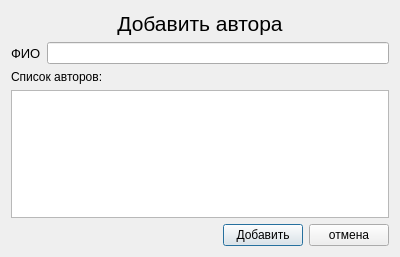
<?xml version="1.0" encoding="UTF-8"?>
<ui version="4.0">
 <class>Dialog</class>
 <widget class="QDialog" name="Dialog">
  <property name="geometry">
   <rect>
    <x>0</x>
    <y>0</y>
    <width>400</width>
    <height>257</height>
   </rect>
  </property>
  <property name="sizePolicy">
   <sizepolicy hsizetype="Fixed" vsizetype="Fixed">
    <horstretch>0</horstretch>
    <verstretch>0</verstretch>
   </sizepolicy>
  </property>
  <property name="maximumSize">
   <size>
    <width>400</width>
    <height>257</height>
   </size>
  </property>
  <property name="windowTitle">
   <string>Dialog</string>
  </property>
  <layout class="QVBoxLayout" name="verticalLayout_2">
   <item>
    <layout class="QVBoxLayout" name="verticalLayout">
     <item>
      <widget class="QLabel" name="label">
       <property name="font">
        <font>
         <pointsize>16</pointsize>
        </font>
       </property>
       <property name="text">
        <string>Добавить автора</string>
       </property>
       <property name="alignment">
        <set>Qt::AlignCenter</set>
       </property>
      </widget>
     </item>
     <item>
      <spacer name="verticalSpacer">
       <property name="orientation">
        <enum>Qt::Vertical</enum>
       </property>
       <property name="sizeHint" stdset="0">
        <size>
         <width>20</width>
         <height>40</height>
        </size>
       </property>
      </spacer>
     </item>
     <item>
      <layout class="QFormLayout" name="formLayout">
       <item row="0" column="0">
        <widget class="QLabel" name="label_2">
         <property name="font">
          <font>
           <pointsize>10</pointsize>
          </font>
         </property>
         <property name="text">
          <string>ФИО</string>
         </property>
        </widget>
       </item>
       <item row="0" column="1">
        <widget class="QLineEdit" name="lineEdit"/>
       </item>
      </layout>
     </item>
     <item>
      <widget class="QLabel" name="label_3">
       <property name="text">
        <string>Список авторов:</string>
       </property>
      </widget>
     </item>
     <item>
      <widget class="QTableWidget" name="tableWidget"/>
     </item>
     <item>
      <layout class="QHBoxLayout" name="horizontalLayout">
       <item>
        <spacer name="horizontalSpacer">
         <property name="orientation">
          <enum>Qt::Horizontal</enum>
         </property>
         <property name="sizeHint" stdset="0">
          <size>
           <width>40</width>
           <height>20</height>
          </size>
         </property>
        </spacer>
       </item>
       <item>
        <widget class="QPushButton" name="ok_btn">
         <property name="text">
          <string>Добавить</string>
         </property>
        </widget>
       </item>
       <item>
        <widget class="QPushButton" name="cancel_btn">
         <property name="text">
          <string>отмена</string>
         </property>
        </widget>
       </item>
      </layout>
     </item>
    </layout>
   </item>
  </layout>
 </widget>
 <resources/>
 <connections/>
</ui>
